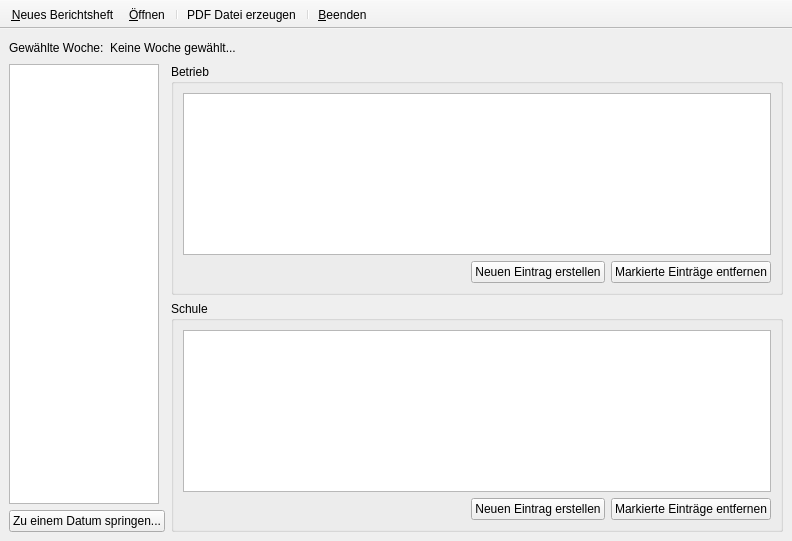
<?xml version="1.0" encoding="UTF-8"?>
<ui version="4.0">
 <class>BerichteOrk</class>
 <widget class="QMainWindow" name="BerichteOrk">
  <property name="geometry">
   <rect>
    <x>0</x>
    <y>0</y>
    <width>792</width>
    <height>541</height>
   </rect>
  </property>
  <property name="windowTitle">
   <string>Wochenberichte</string>
  </property>
  <property name="windowIcon">
   <iconset resource="resources.qrc">
    <normaloff>:/images/images/accessories-text-editor.png</normaloff>:/images/images/accessories-text-editor.png</iconset>
  </property>
  <widget class="QWidget" name="centralwidget">
   <layout class="QVBoxLayout" name="verticalLayout_5">
    <item>
     <layout class="QHBoxLayout" name="horizontalLayout_3">
      <item>
       <widget class="QLabel" name="label">
        <property name="text">
         <string>Gewählte Woche:</string>
        </property>
       </widget>
      </item>
      <item>
       <widget class="QLabel" name="selectedWeekLabel">
        <property name="text">
         <string>Keine Woche gewählt...</string>
        </property>
       </widget>
      </item>
      <item>
       <spacer name="horizontalSpacer_3">
        <property name="orientation">
         <enum>Qt::Horizontal</enum>
        </property>
        <property name="sizeHint" stdset="0">
         <size>
          <width>40</width>
          <height>20</height>
         </size>
        </property>
       </spacer>
      </item>
     </layout>
    </item>
    <item>
     <layout class="QHBoxLayout" name="horizontalLayout_4">
      <item>
       <layout class="QVBoxLayout" name="verticalLayout_3">
        <item>
         <widget class="QTreeView" name="wochenTree">
          <property name="sizePolicy">
           <sizepolicy hsizetype="Fixed" vsizetype="Expanding">
            <horstretch>0</horstretch>
            <verstretch>0</verstretch>
           </sizepolicy>
          </property>
          <property name="maximumSize">
           <size>
            <width>150</width>
            <height>16777215</height>
           </size>
          </property>
          <property name="whatsThis">
           <string>&lt;!DOCTYPE HTML PUBLIC &quot;-//W3C//DTD HTML 4.0//EN&quot; &quot;http://www.w3.org/TR/REC-html40/strict.dtd&quot;&gt;
&lt;html&gt;&lt;head&gt;&lt;meta name=&quot;qrichtext&quot; content=&quot;1&quot; /&gt;&lt;style type=&quot;text/css&quot;&gt;
p, li { white-space: pre-wrap; }
&lt;/style&gt;&lt;/head&gt;&lt;body style=&quot; font-family:'Segoe UI'; font-size:9pt; font-weight:400; font-style:normal;&quot;&gt;
&lt;p style=&quot;-qt-paragraph-type:empty; margin-top:0px; margin-bottom:0px; margin-left:0px; margin-right:0px; -qt-block-indent:0; text-indent:0px;&quot;&gt;&lt;/p&gt;&lt;/body&gt;&lt;/html&gt;</string>
          </property>
          <property name="editTriggers">
           <set>QAbstractItemView::NoEditTriggers</set>
          </property>
          <property name="indentation">
           <number>20</number>
          </property>
          <property name="rootIsDecorated">
           <bool>true</bool>
          </property>
          <property name="uniformRowHeights">
           <bool>true</bool>
          </property>
         </widget>
        </item>
        <item>
         <widget class="QPushButton" name="jumpToDateButton">
          <property name="text">
           <string>Zu einem Datum springen...</string>
          </property>
         </widget>
        </item>
       </layout>
      </item>
      <item>
       <layout class="QVBoxLayout" name="verticalLayout_4">
        <item>
         <widget class="QGroupBox" name="groupBox">
          <property name="title">
           <string>Betrieb</string>
          </property>
          <layout class="QVBoxLayout" name="verticalLayout_2">
           <item>
            <widget class="QTableView" name="betriebView">
             <property name="selectionMode">
              <enum>QAbstractItemView::ExtendedSelection</enum>
             </property>
            </widget>
           </item>
           <item>
            <layout class="QHBoxLayout" name="horizontalLayout">
             <item>
              <spacer name="horizontalSpacer_2">
               <property name="orientation">
                <enum>Qt::Horizontal</enum>
               </property>
               <property name="sizeHint" stdset="0">
                <size>
                 <width>358</width>
                 <height>17</height>
                </size>
               </property>
              </spacer>
             </item>
             <item>
              <widget class="QPushButton" name="addBetriebButton">
               <property name="text">
                <string>Neuen Eintrag erstellen</string>
               </property>
              </widget>
             </item>
             <item>
              <widget class="QPushButton" name="removeBetriebButton">
               <property name="text">
                <string>Markierte Einträge entfernen</string>
               </property>
              </widget>
             </item>
            </layout>
           </item>
          </layout>
         </widget>
        </item>
        <item>
         <widget class="QGroupBox" name="groupBox_2">
          <property name="title">
           <string>Schule</string>
          </property>
          <layout class="QVBoxLayout" name="verticalLayout">
           <item>
            <widget class="QTableView" name="schuleView"/>
           </item>
           <item>
            <layout class="QHBoxLayout" name="horizontalLayout_2">
             <item>
              <spacer name="horizontalSpacer">
               <property name="orientation">
                <enum>Qt::Horizontal</enum>
               </property>
               <property name="sizeHint" stdset="0">
                <size>
                 <width>418</width>
                 <height>17</height>
                </size>
               </property>
              </spacer>
             </item>
             <item>
              <widget class="QPushButton" name="addSchuleButton">
               <property name="text">
                <string>Neuen Eintrag erstellen</string>
               </property>
              </widget>
             </item>
             <item>
              <widget class="QPushButton" name="removeSchuleButton">
               <property name="text">
                <string>Markierte Einträge entfernen</string>
               </property>
              </widget>
             </item>
            </layout>
           </item>
          </layout>
         </widget>
        </item>
       </layout>
      </item>
     </layout>
    </item>
   </layout>
  </widget>
  <widget class="QToolBar" name="toolBar">
   <property name="windowTitle">
    <string>toolBar</string>
   </property>
   <property name="movable">
    <bool>false</bool>
   </property>
   <property name="toolButtonStyle">
    <enum>Qt::ToolButtonTextUnderIcon</enum>
   </property>
   <attribute name="toolBarArea">
    <enum>TopToolBarArea</enum>
   </attribute>
   <attribute name="toolBarBreak">
    <bool>false</bool>
   </attribute>
   <addaction name="actionNew"/>
   <addaction name="actionOpen"/>
   <addaction name="separator"/>
   <addaction name="actionGeneratePDF"/>
   <addaction name="separator"/>
   <addaction name="actionBeenden"/>
  </widget>
  <action name="actionGeneratePDF">
   <property name="icon">
    <iconset resource="resources.qrc">
     <normaloff>:/images/images/application-pdf.png</normaloff>:/images/images/application-pdf.png</iconset>
   </property>
   <property name="text">
    <string>&amp;PDF Datei erzeugen...</string>
   </property>
  </action>
  <action name="actionBeenden">
   <property name="icon">
    <iconset resource="resources.qrc">
     <normaloff>:/images/images/system-log-out.png</normaloff>:/images/images/system-log-out.png</iconset>
   </property>
   <property name="text">
    <string>&amp;Beenden</string>
   </property>
   <property name="iconText">
    <string>&amp;Beenden</string>
   </property>
   <property name="menuRole">
    <enum>QAction::QuitRole</enum>
   </property>
  </action>
  <action name="actionOpen">
   <property name="icon">
    <iconset resource="resources.qrc">
     <normaloff>:/images/images/document-open.png</normaloff>:/images/images/document-open.png</iconset>
   </property>
   <property name="text">
    <string>&amp;Öffnen...</string>
   </property>
   <property name="iconText">
    <string>&amp;Öffnen</string>
   </property>
  </action>
  <action name="actionNew">
   <property name="icon">
    <iconset resource="resources.qrc">
     <normaloff>:/images/images/document-new.png</normaloff>:/images/images/document-new.png</iconset>
   </property>
   <property name="text">
    <string>&amp;Neues Berichtsheft</string>
   </property>
   <property name="iconText">
    <string>&amp;Neues Berichtsheft</string>
   </property>
  </action>
 </widget>
 <resources>
  <include location="resources.qrc"/>
 </resources>
 <connections>
  <connection>
   <sender>actionBeenden</sender>
   <signal>triggered()</signal>
   <receiver>BerichteOrk</receiver>
   <slot>close()</slot>
   <hints>
    <hint type="sourcelabel">
     <x>-1</x>
     <y>-1</y>
    </hint>
    <hint type="destinationlabel">
     <x>399</x>
     <y>299</y>
    </hint>
   </hints>
  </connection>
 </connections>
</ui>
